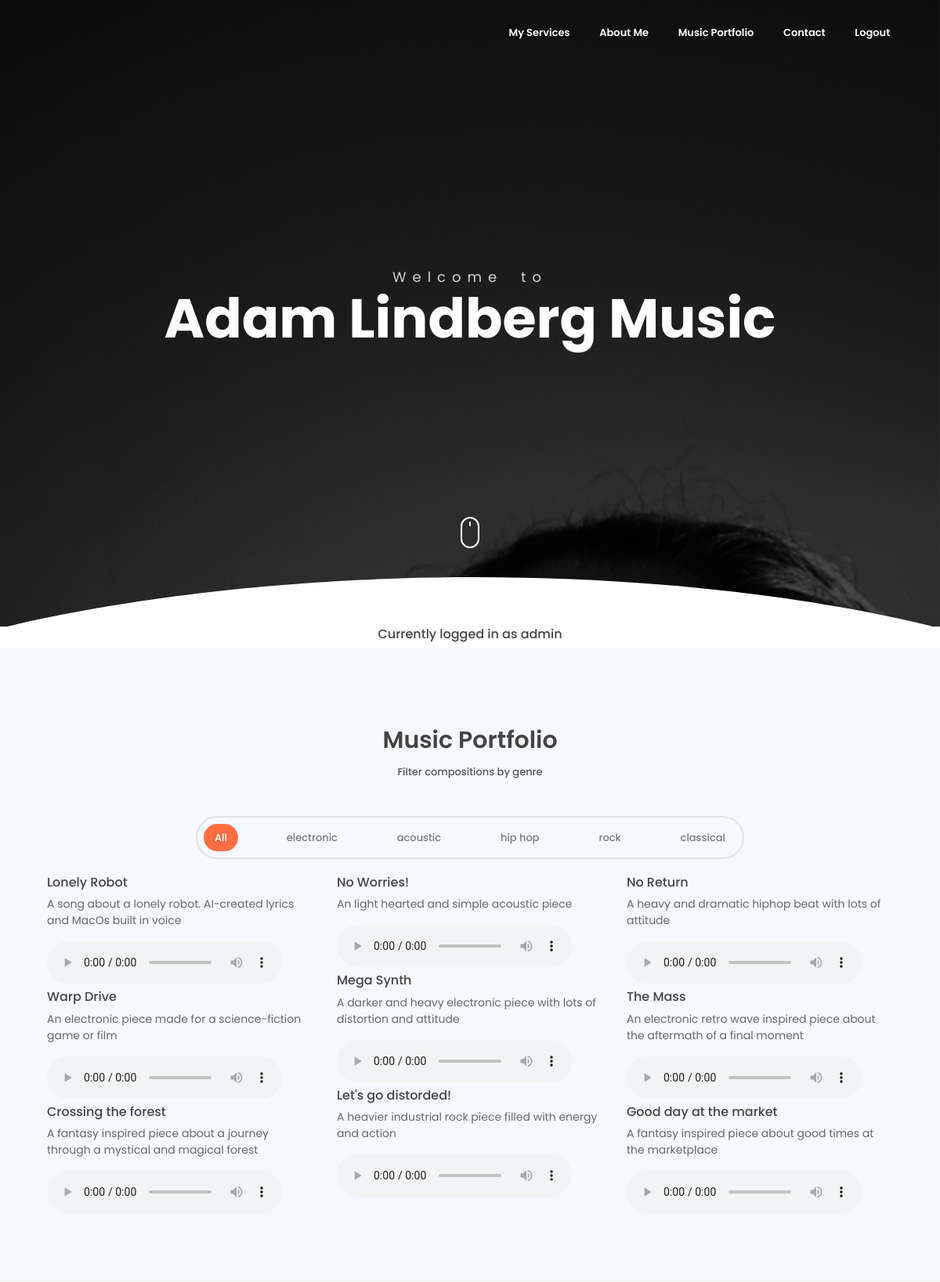
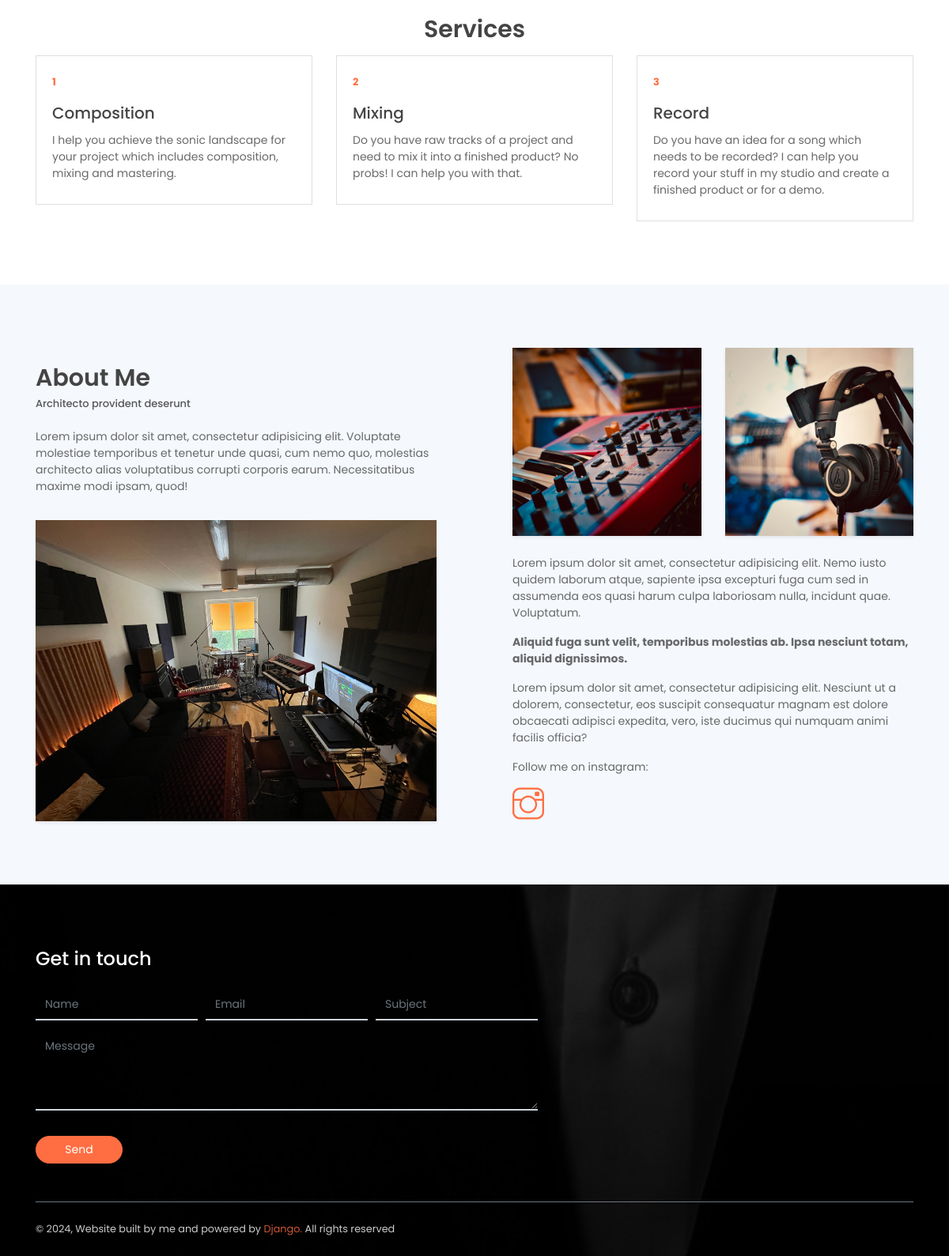
The app's page / (signed in) with its own data (2 pictures, top to bottom).
### musicshowcase/models.py (models this page shows, shortened)
class Composition(models.Model):
    GENRE_CHOICES = [
        ('classical', 'Classical'),
        ('acoustic', 'Acoustic'),
        ('rock', 'Rock'),
        ('pop', 'Pop'),
        ('hip_hop', 'Hip Hop'),
        ('electronic', 'Electronic'),
        ('film_score', 'Film Score'),
    ]
    title = models.CharField(max_length=200)
    description = models.TextField()
    audio_file = models.FileField(upload_to='compositions/')
    date_created = models.DateTimeField(auto_now_add=True)
    genre = models.CharField(max_length=50, choices=GENRE_CHOICES, default='classical')

class Service(models.Model):
    title = models.CharField(max_length=200)
    description = models.TextField()

### musicshowcase/views.py (the view)
# urls.py: path('', views.index, name='index'),  # This will be accessible at /
@login_required
def index(request):
    compositions = Composition.objects.all()
    services = Service.objects.all()
    unique_genres = Composition.objects.values_list('genre', flat=True).distinct()
    genres_dict = {genre: genre.replace('_', ' ') for genre in unique_genres}
    success = False
    if request.method == 'POST':
        form = ContactForm(request.POST)
        if form.is_valid():
            name = form.cleaned_data['name']
            email = form.cleaned_data['email']
            subject = form.cleaned_data['subject']
            message = form.cleaned_data['message']
            full_message = f"Message from {name} ({email}):\n\n{message}"
            send_mail(subject, full_message, email, [settings.DEFAULT_FROM_EMAIL])
            success = True
            return redirect('musicshowcase:contact_success')
    else:
        form = ContactForm()
    context = {
        'compositions': compositions,
        'genres_dict': genres_dict,
        'services': services,
        'form':form,
        'success':success,
    }
    return render(request, 'musicshowcase/index.html', context)

### musicshowcase/forms.py
class ContactForm(forms.Form):
    name = forms.CharField(max_length=100, label="Your Name", widget=forms.TextInput(attrs={'class': 'form-control'}))
    email = forms.EmailField(label="Your Email", widget=forms.EmailInput(attrs={'class': 'form-control'}))
    subject = forms.CharField(max_length=100, label="Subject", widget=forms.TextInput(attrs={'class': 'form-control'}))
    message = forms.CharField(label="Message", widget=forms.Textarea(attrs={'class': 'form-control'}))

### templates/musicshowcase/index.html (shortened to what this page needs)
<!DOCTYPE html>
{% load static %}
<html lang="en">
<head>
    <link rel="stylesheet" type="text/css" href='{% static 'vendors/themify-icons/css/themify-icons.css'%}'>
   <link rel="stylesheet" type="text/css" href='{% static 'css/leadmark.css'%}'>
</head>
<body data-spy="scroll" data-target=".navbar" data-offset="40" id="home">
    <nav class="navbar custom-navbar navbar-expand-md navbar-light fixed-top" data-spy="affix" data-offset-top="10">
        <div class="container">
            <div class="collapse navbar-collapse" id="navbarSupportedContent">
                <ul class="navbar-nav ml-auto">
                    <li class="nav-item">
                        <a class="nav-link" href="#service">My Services</a>
                    </li>
                    <li class="nav-item">
                        <a class="nav-link" href="#about">About Me</a>
                    </li>
                    <li class="nav-item">
                        <a class="nav-link" href="#portfolio">Music Portfolio</a>
                    </li>
                    <li class="nav-item">
                        <a class="nav-link" href="#contact">Contact</a>
                    </li>
                    {% if user.is_authenticated %}
                    <li class="nav-item">
                        <a class="nav-link" href="{% url 'musicshowcase:logout' %}">Logout</a>
                    </li>
                    {% else %}
                    <li class="nav-item">
                        <a class="nav-link" href="{% url 'musicshowcase:user_login' %}">Logout</a>
                    </li>
                    {% endif %}
                </ul>
            </div>
        </div>
    </nav>
    <header class="header">
        <div class="overlay">
            <h1 class="subtitle">Welcome to </h1>
            <h1 class="title">Adam Lindberg Music</h1>
        </div>
        <div class="shape">
            <svg viewBox="0 0 1500 200">
                <path d="m 0,240 h 1500.4828 v -71.92164 c 0,0 -286.2763,-81.79324 -743.19024,-81.79324 C 300.37862,86.28512 0,168.07836 0,168.07836 Z"/>
            </svg>
        </div>
        <div class="mouse-icon"><div class="wheel"></div></div>
    </header>
    <h6 class="subtitle text-center">Currently logged in as {{ user.username }}</h6>
    <section id="portfolio" class="section portfolio-section">
        <div class="container">
            <h6 class="section-title text-center">Music Portfolio</h6>
            <h6 class="section-subtitle mb-5 text-center">Filter compositions by genre</h6>
            <div class="filters">
                <a href="#" data-filter=".new" class="active">
                    All
                </a>
                {% for key, value in genres_dict.items %}
                <a href="#" data-filter=".{{ key }}">
                    {{ value }}
                </a>
                {% endfor %}
            </div>
            <div class="portfolio-container">
                {% for composition in compositions %}
                <div class="col-md-6 col-lg-4 {{ composition.genre }} new">
                    <div class="portfolio-itemSynth src="{% static 'imgs/web-1.jpg' %}" class="img-fluid" alt="Download free bootstrap 4 admin dashboard, free boootstrap 4 templates">
                        <div class="content-holder">
                            <div class="text-holder">
                                <h6 class="title">{{ composition.title }}</h6>
                                <p class="subtitle">{{ composition.description }}</p>
                            </div>
                            <audio controls controlsList="nodownload">
                                <source src="{{ composition.audio_file.url }}" type="audio/mpeg">
                            </audio>
                        </div>
                    </div>
                </div>
                {% endfor %}
            </div>
        </div>
    </section>
    <section  id="service" class="section pt-0">
        <div class="container">
            <h6 class="section-title text-center">Services</h6>
            <div class="row">
                {% for service in services %}
                <div class="col-md-4">
                    <div class="card mb-4 mb-md-0">
                        <div class="card-body">
                            <small class="text-primary font-weight-bold">{{ forloop.counter }}</small>
                            <h5 class="card-title mt-3"> {{ service.title }} <h5>
                            <p class="mb-0"> {{ service.description }} </p>
                        </div>
                    </div>
                </div>
                {% endfor %}
            </div>
        </div>
    </section>
    <section class="section" id="about">
        <div class="container">
            <div class="row justify-content-between">
                <div class="col-md-6 pr-md-5 mb-4 mb-md-0">
                    <h6 class="section-title mb-0">About Me</h6>
                    <h6 class="section-subtitle mb-4">Architecto provident deserunt</h6>
                    <p >Lorem ipsum dolor sit amet, consectetur adipisicing elit. Voluptate molestiae temporibus et tenetur unde quasi, cum nemo quo, molestias architecto alias voluptatibus corrupti corporis earum. Necessitatibus maxime modi ipsam, quod!</p>
                    <img src="{% static 'imgs/studio.jpg' %}" alt="" class="w-100 mt-3 shadow-sm">
                </div>
                <div class="col-md-6 pl-md-5">
                    <div class="row">
                        <div class="col-6">
                            <img src="{% static 'imgs/synth.jpg' %}" alt="" class="w-100 shadow-sm">
                        </div>
                        <div class="col-6">
                            <img src="{% static 'imgs/headphones.jpg'%}" alt="" class="w-100 shadow-sm">
                        </div>
                        <div class="col-12 mt-4">
                            <p>Lorem ipsum dolor sit amet, consectetur adipisicing elit. Nemo iusto quidem laborum atque, sapiente ipsa excepturi fuga cum sed in assumenda eos quasi harum culpa laboriosam nulla, incidunt quae. Voluptatum.</p>
                            <p><b>Aliquid fuga sunt velit, temporibus molestias ab. Ipsa nesciunt totam, aliquid dignissimos.</b><br>
                            </p>
                            <p>Lorem ipsum dolor sit amet, consectetur adipisicing elit. Nesciunt ut a dolorem, consectetur, eos suscipit consequatur magnam est dolore obcaecati adipisci expedita, vero, iste ducimus qui numquam animi facilis officia?</p>
                            <p>Follow me on instagram:</p> <a href="http://www.instagram.com/adamlindbergmusic" target="blank"><div class="ti-instagram white" style="font-size: 40px;"></div></a>
                        </div>
                    </div>
                </div>
            </div>
        </div>
    </section>
    <section id="contact" class="section has-img-bg pb-0">
        <div class="container">
            <div class="row align-items-center">
                <div class="col-md-7">
                    <form method="post" action="{% url 'musicshowcase:index' %}" autocomplete="off">
                        <h4 class="mb-4">Get in touch</h4>
                        <div class="form-row">
                            <div class="form-group col-sm-4">
                                <input type="text" class="form-control text-white rounded-0 bg-transparent"
                                       name="name" placeholder="Name"
                                       value="{{ form.name.value|default_if_none:'' }}">
                            </div>
                            <div class="form-group col-sm-4">
                                <input type="email" class="form-control text-white rounded-0 bg-transparent"
                                       name="email" placeholder="Email"
                                       value="{{ form.email.value|default_if_none:'' }}">
                            </div>
                            <div class="form-group col-sm-4">
                                <input type="text" class="form-control text-white rounded-0 bg-transparent"
                                       name="subject" placeholder="Subject"
                                       value="{{ form.subject.value|default_if_none:'' }}">
                            </div>
                            <div class="form-group col-12">
                                <textarea name="message" cols="30" rows="4"
                                          class="form-control text-white rounded-0 bg-transparent"
                                          placeholder="Message">{{ form.message.value|default_if_none:'' }}</textarea>
                            </div>
                            <div class="form-group col-12 mb-0">
                                <button type="submit" class="btn btn-primary rounded w-md mt-3">Send</button>
                            </div>
                        </div>
                    </form>
                </div>
            </div>
            <footer class="mt-5 py-4 border-top border-secondary">
                <p class="mb-0 small">&copy; <script>document.write(new Date().getFullYear())</script>, Website built by me and powered by <a href="https://www.djangoproject.com/" target="_blank">Django.</a> All rights reserved </p>
            </footer>
        </div>
    </section>
</body>
</html>

### records on screen
Composition: title "Lonely Robot", description "A song about a lonely robot. AI-created lyrics and MacOs built in voice"
Composition: title "No Worries!", description "An light hearted and simple acoustic piece"
Composition: title "No Return", description "A heavy and dramatic hiphop beat with lots of attitude"
Composition: title "Mega Synth", description "A darker and heavy electronic piece with lots of distortion and attitude"
Composition: title "Warp Drive", description "An electronic piece made for a science-fiction game or film"
Composition: title "The Mass", description "An electronic retro wave inspired piece about the aftermath of a final moment"
Composition: title "Let's go distorded!", description "A heavier industrial rock piece filled with energy and action"
Composition: title "Crossing the forest", description "A fantasy inspired piece about a journey through a mystical and magical forest"
Composition: title "Good day at the market", description "A fantasy inspired piece about good times at the marketplace"
Service: title "Composition", description "I help you achieve the sonic landscape for your project which includes composition, mixing and mastering."
Service: title "Mixing", description "Do you have raw tracks of a project and need to mix it into a finished product? No probs! I can help you with that."
Service: title "Record", description "Do you have an idea for a song which needs to be recorded? I can help you record your stuff in my studio and create a finished product or for a demo."

### other values on screen
{{ user.username }} "admin"
{{ value }} "electronic" "acoustic" "hip hop" "rock" "classical"
